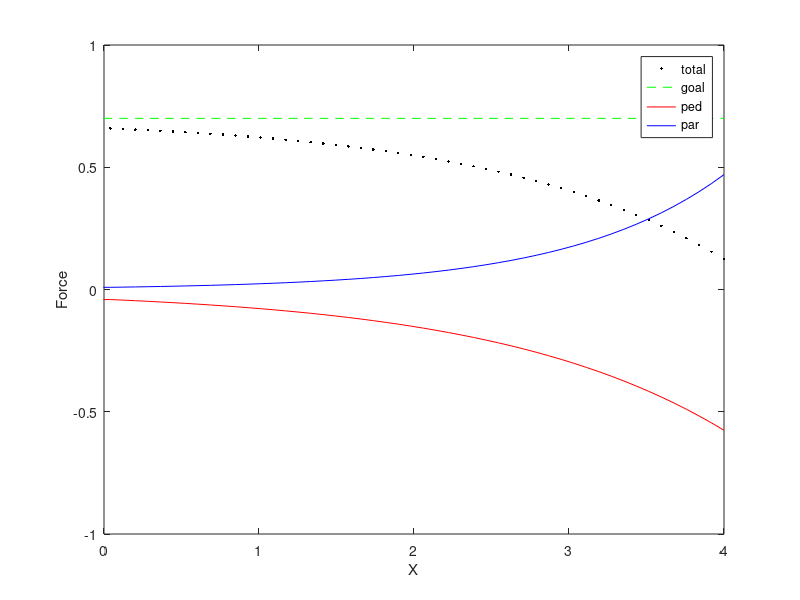
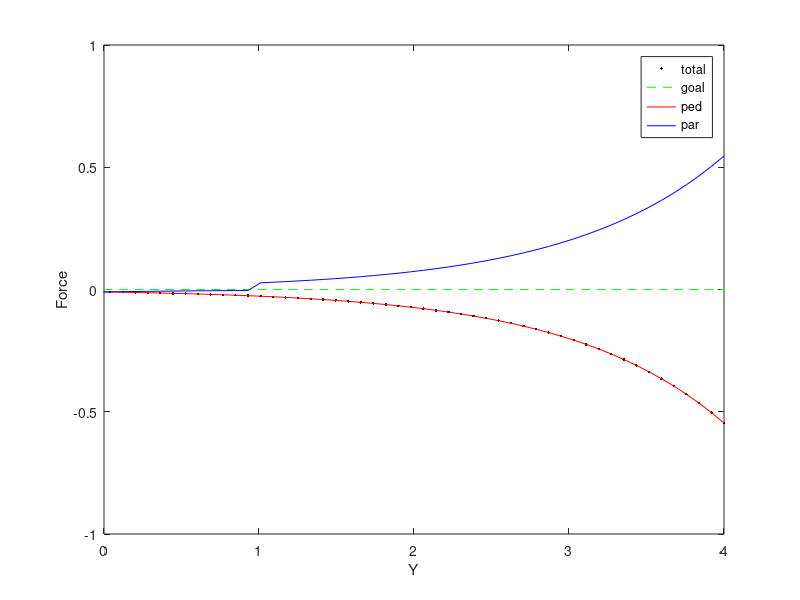

The MATLAB source for these figures, in order:
clear
clc
clf
%% Pedestrian Force
dmin=-4; dmax=4; ds=1.0;
points=100;
x=linspace(dmin,dmax,points);% (m) Distance between agents or features
y=linspace(dmin,dmax,points);% (m) Distance between agents or features
Ax=0.04; Bx=1.5; Cx=0.0; offset=0.0;
for n=1:1:length(x)
    pedx(n)=-Ax*(exp((abs(x(n))-Cx)/Bx))+offset; % Repulsive force
end;
Ay=0.01; By=1.0; Cy=0.0; offset=0.0;
for n=1:1:length(y)
    pedy(n)=-Ay*(exp((abs(y(n))-Cy)/By))+offset; % Repulsive force
end;

%% Partner Force
Ax=0.01;  Bx=1.0; Cx=1.5; 
for n=1:1:length(x)
    parx(n)=Ax*(exp((abs(x(n))+1.35-Cx)/Bx)); % Attractive force
end;
for n=1:1:length(y)
    if y(n)<ds
        Ay=0.01;  By=1.0; Cy=0.0; offset=0.0; 
        pary(n)=-Ay*(exp((Cy-abs(y(n)))/By))+offset; % Repulsive force
    else
        Ay=0.01;  By=1.0; Cy=0.0; offset=0.0;
        pary(n)=Ay*(exp((abs(y(n))-Cy)/By))+offset; % Attractive force
    end;
end;

%% Goal Force
goalx=0.7*ones(1,length(x));
goaly=0.0*ones(1,length(y));

%% Total Force
totalx = pedx + goalx;
totaly = pedy + goaly;

figure(1);plot(x,totalx,'.k',x,goalx,'--g',x,pedx,'-r',x,parx,'-b');
xlabel('X');ylabel('Force');legend('total','goal','ped','par');
axis([0 4 -1 1]);
figure(2);plot(y,totaly,'.k',y,goaly,'--g',y,pedy,'-r',y,pary,'-b');
xlabel('Y');ylabel('Force');legend('total','goal','ped','par');
axis([0 4 -1 1]);
%%
%vd=2; va=1; relax_time=2;
%for n=1:1:length(x)
%    for m=1:1:length(y)
%        goal(n,m)=vxy(n,m)/relax_time;
%    end;
%end;
%figure();surf(X,Y,goal);view(az,el);ylabel('Y');xlabel('X');zlabel('Force');colorbar;
